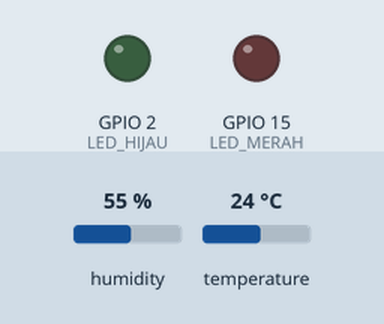
This sketch was run on a simulated ESP32. On the bench: output pins drawn as LEDs (lit = HIGH). The inputs (shaded band) are chosen by the test bench; at power-on: humidity 55 %, temperature 24 °C. WiFi joins after 1.5 s; servers stay silent unless stated; uploads are accepted with an empty reply; what the sketch prints to the serial monitor is not drawn.

Above: at 3.7 s.
3.8 s: humidity set to 69 %
10.3 s: humidity set to 72 %
At 15.9 s:
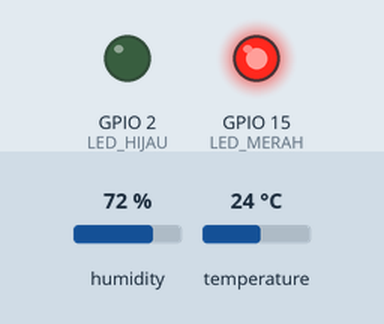
16.8 s: humidity set to 22 %
At 20.9 s:
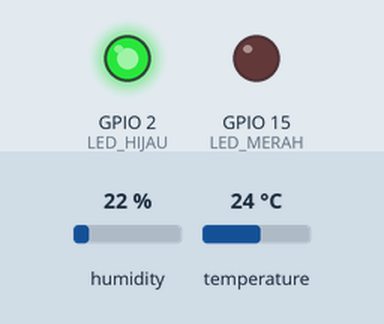
23.3 s: humidity set to 88 %
At 25.9 s:
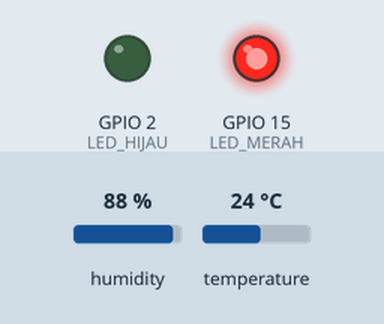
Timing chart, 0 to 27.4 s (numbered marks = the images above; inputs shaded):
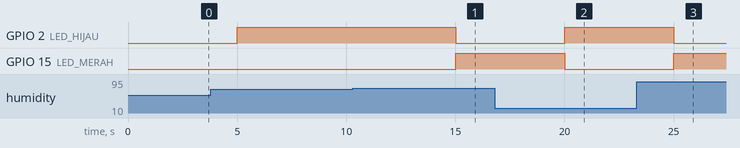

Measured:
- the behaviour switches between 70 and 71 % on humidity (found by bisection; images 0 and 1)
- after the input at 10.3 s, GPIO 2 (LED_HIJAU): HIGH → LOW after 4.7 s; GPIO 15 (LED_MERAH): LOW → HIGH after 4.7 s
- after the input at 16.8 s, GPIO 2 (LED_HIJAU): LOW → HIGH after 3.2 s; GPIO 15 (LED_MERAH): HIGH → LOW after 3.2 s
- after the input at 23.3 s, GPIO 2 (LED_HIJAU): HIGH → LOW after 1.7 s; GPIO 15 (LED_MERAH): LOW → HIGH after 1.7 s

The sketch:

sketch_dec20a.ino
```cpp
#include <WiFi.h>
#include <HTTPClient.h>
#include <DHT.h>

// ===== KONFIGURASI PIN =====
#define DHTPIN 27
#define DHTTYPE DHT22

#define LED_HIJAU 2
#define LED_MERAH 15

// ===== KONFIGURASI WIFI =====
const char* ssid = "Shoosahn";
const char* password = "angjaybgtt";

// ===== URL SERVER (LOKAL ATAU NGROK) =====
const char* serverUrl = "http://192.168.1.24:8000/api/data";
// contoh ngrok:
// const char* serverUrl = "https://xxxx.ngrok.io/api/data";

DHT dht(DHTPIN, DHTTYPE);

// ===== TIMER =====
unsigned long lastSend = 0;
const unsigned long interval = 5000; // 5 detik

void connectWiFi() {
  Serial.print("Connecting WiFi");

  WiFi.begin(ssid, password);

  unsigned long startAttempt = millis();

  while (WiFi.status() != WL_CONNECTED &&
         millis() - startAttempt < 15000) {
    delay(500);
    Serial.print(".");
  }

  if (WiFi.status() == WL_CONNECTED) {
    Serial.println("\nWiFi CONNECTED");
    Serial.print("IP Address: ");
    Serial.println(WiFi.localIP());
  } else {
    Serial.println("\nWiFi FAILED");
    Serial.print("WiFi Status Code: ");
    Serial.println(WiFi.status());
  }
}

void setup() {
  Serial.begin(115200);
  delay(1000);

  pinMode(LED_HIJAU, OUTPUT);
  pinMode(LED_MERAH, OUTPUT);

  digitalWrite(LED_HIJAU, LOW);
  digitalWrite(LED_MERAH, LOW);

  dht.begin();

  connectWiFi();
}

void loop() {
  // ===== JAGA WIFI =====
  if (WiFi.status() != WL_CONNECTED) {
    Serial.println("WiFi terputus, reconnect...");
    connectWiFi();
    delay(2000);
    return;
  }

  // ===== TIMER TANPA DELAY BLOK =====
  if (millis() - lastSend < interval) return;
  lastSend = millis();

  float humidity = dht.readHumidity();
  float temperature = dht.readTemperature();

  if (isnan(humidity) || isnan(temperature)) {
    Serial.println("ERROR: Gagal baca DHT22");
    return;
  }

  Serial.print("Suhu: ");
  Serial.print(temperature);
  Serial.print(" °C | Kelembapan: ");
  Serial.print(humidity);
  Serial.println(" %");

  // ===== LOGIKA LED =====
  if (temperature > 30.0 || humidity > 70.0) {
    digitalWrite(LED_MERAH, HIGH);
    digitalWrite(LED_HIJAU, LOW);
  } else {
    digitalWrite(LED_MERAH, LOW);
    digitalWrite(LED_HIJAU, HIGH);
  }

  // ===== KIRIM KE SERVER =====
  HTTPClient http;
  http.begin(serverUrl);
  http.addHeader("Content-Type", "application/json");

  String payload = "{";
  payload += "\"temperature\":" + String(temperature) + ",";
  payload += "\"humidity\":" + String(humidity);
  payload += "}";

  int httpCode = http.POST(payload);

  Serial.print("HTTP Response Code: ");
  Serial.println(httpCode);

  http.end();
}
```
